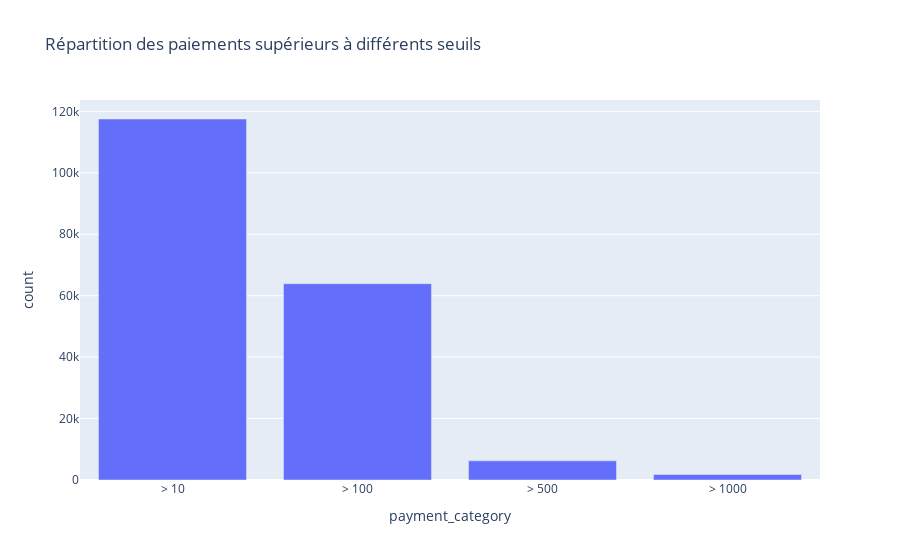

The notebook cell this image was saved under:
### Markdown cell above
### Payment

### Code cell
seuils = [10, 100, 500, 1000]

payment_data = {
    f"> {seuil}": final_data[final_data['payment_value'] > seuil].shape[0] 
    for seuil in seuils
}

payment_df = pd.DataFrame(list(payment_data.items()), columns=['payment_category', 'count'])

fig = px.bar(payment_df, x='payment_category', y='count', title="Répartition des paiements supérieurs à différents seuils")

fig.show()

### Figure 1 — Plotly figure (JSON) as saved in the notebook; plotly's stock layout.template omitted (floating-point values rounded to 4 significant figures)
{"data": [{"alignmentgroup": "True", "hovertemplate": "payment_category=%{x}<br>count=%{y}<extra></extra>", "legendgroup": "", "marker": {"color": "#636efa", "pattern": {"shape": ""}}, "name": "", "offsetgroup": "", "orientation": "v", "showlegend": false, "textposition": "auto", "type": "bar", "x": ["> 10", "> 100", "> 500", "> 1000"], "xaxis": "x", "y": [117519, 63908, 6231, 1783], "yaxis": "y"}], "layout": {"barmode": "relative", "legend": {"tracegroupgap": 0}, "title": {"text": "Répartition des paiements supérieurs à différents seuils"}, "xaxis": {"anchor": "y", "domain": [0, 1], "title": {"text": "payment_category"}}, "yaxis": {"anchor": "x", "domain": [0, 1], "title": {"text": "count"}}}}
